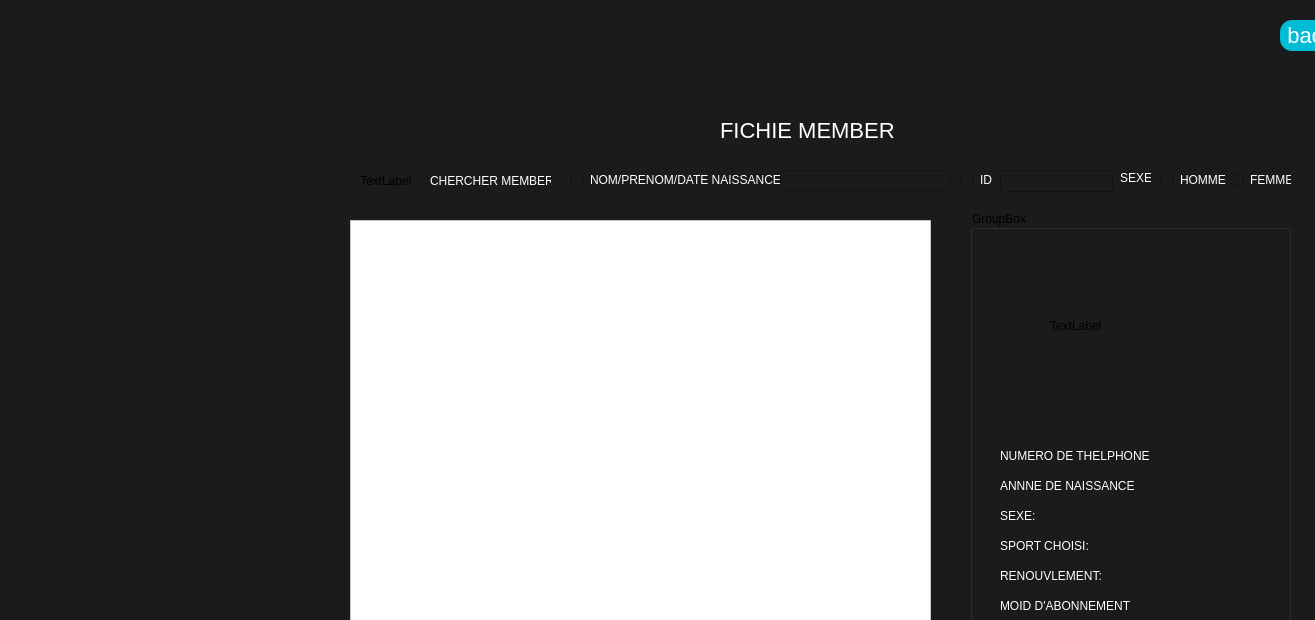
<?xml version="1.0" encoding="UTF-8"?>
<ui version="4.0">
 <class>FichierMem</class>
 <widget class="QDialog" name="FichierMem">
  <property name="geometry">
   <rect>
    <x>0</x>
    <y>0</y>
    <width>1315</width>
    <height>620</height>
   </rect>
  </property>
  <property name="windowTitle">
   <string>Dialog</string>
  </property>
  <property name="styleSheet">
   <string notr="true">background-color:#1b1a1c;</string>
  </property>
  <widget class="QLabel" name="label">
   <property name="geometry">
    <rect>
     <x>720</x>
     <y>110</y>
     <width>251</width>
     <height>41</height>
    </rect>
   </property>
   <property name="styleSheet">
    <string notr="true">color:#fff;
font-size:22px;</string>
   </property>
   <property name="text">
    <string>FICHIE MEMBER</string>
   </property>
  </widget>
  <widget class="QLabel" name="label_2">
   <property name="geometry">
    <rect>
     <x>360</x>
     <y>160</y>
     <width>51</width>
     <height>41</height>
    </rect>
   </property>
   <property name="text">
    <string>TextLabel</string>
   </property>
  </widget>
  <widget class="QLabel" name="label_3">
   <property name="geometry">
    <rect>
     <x>430</x>
     <y>170</y>
     <width>121</width>
     <height>21</height>
    </rect>
   </property>
   <property name="styleSheet">
    <string notr="true">color:#fff;</string>
   </property>
   <property name="text">
    <string>CHERCHER MEMBERE</string>
   </property>
  </widget>
  <widget class="QRadioButton" name="radioButton">
   <property name="geometry">
    <rect>
     <x>570</x>
     <y>170</y>
     <width>221</width>
     <height>20</height>
    </rect>
   </property>
   <property name="styleSheet">
    <string notr="true">color:#fff;</string>
   </property>
   <property name="text">
    <string>NOM/PRENOM/DATE NAISSANCE</string>
   </property>
  </widget>
  <widget class="QLineEdit" name="lineEdit">
   <property name="geometry">
    <rect>
     <x>780</x>
     <y>170</y>
     <width>171</width>
     <height>21</height>
    </rect>
   </property>
  </widget>
  <widget class="QRadioButton" name="radioButton_2">
   <property name="geometry">
    <rect>
     <x>960</x>
     <y>170</y>
     <width>89</width>
     <height>20</height>
    </rect>
   </property>
   <property name="styleSheet">
    <string notr="true">color:#fff;</string>
   </property>
   <property name="text">
    <string>ID</string>
   </property>
  </widget>
  <widget class="QLineEdit" name="lineEdit_2">
   <property name="geometry">
    <rect>
     <x>1000</x>
     <y>170</y>
     <width>113</width>
     <height>22</height>
    </rect>
   </property>
  </widget>
  <widget class="QLabel" name="label_4">
   <property name="geometry">
    <rect>
     <x>1120</x>
     <y>170</y>
     <width>31</width>
     <height>16</height>
    </rect>
   </property>
   <property name="styleSheet">
    <string notr="true">color:#fff;</string>
   </property>
   <property name="text">
    <string>SEXE:</string>
   </property>
  </widget>
  <widget class="QRadioButton" name="radioButton_3">
   <property name="geometry">
    <rect>
     <x>1160</x>
     <y>170</y>
     <width>89</width>
     <height>20</height>
    </rect>
   </property>
   <property name="styleSheet">
    <string notr="true">color:#fff;</string>
   </property>
   <property name="text">
    <string>HOMME</string>
   </property>
  </widget>
  <widget class="QRadioButton" name="radioButton_4">
   <property name="geometry">
    <rect>
     <x>1230</x>
     <y>170</y>
     <width>61</width>
     <height>20</height>
    </rect>
   </property>
   <property name="styleSheet">
    <string notr="true">color:#fff;</string>
   </property>
   <property name="text">
    <string>FEMME</string>
   </property>
  </widget>
  <widget class="QGroupBox" name="groupBox">
   <property name="geometry">
    <rect>
     <x>970</x>
     <y>210</y>
     <width>321</width>
     <height>471</height>
    </rect>
   </property>
   <property name="title">
    <string>GroupBox</string>
   </property>
   <widget class="QLabel" name="label_5">
    <property name="geometry">
     <rect>
      <x>80</x>
      <y>30</y>
      <width>181</width>
      <height>171</height>
     </rect>
    </property>
    <property name="text">
     <string>TextLabel</string>
    </property>
   </widget>
   <widget class="QLabel" name="label_6">
    <property name="geometry">
     <rect>
      <x>30</x>
      <y>230</y>
      <width>161</width>
      <height>31</height>
     </rect>
    </property>
    <property name="styleSheet">
     <string notr="true">color:#fff;</string>
    </property>
    <property name="text">
     <string>NUMERO DE THELPHONE</string>
    </property>
   </widget>
   <widget class="QLabel" name="label_7">
    <property name="geometry">
     <rect>
      <x>30</x>
      <y>260</y>
      <width>161</width>
      <height>31</height>
     </rect>
    </property>
    <property name="styleSheet">
     <string notr="true">color:#fff;</string>
    </property>
    <property name="text">
     <string>ANNNE DE NAISSANCE</string>
    </property>
   </widget>
   <widget class="QLabel" name="label_8">
    <property name="geometry">
     <rect>
      <x>30</x>
      <y>290</y>
      <width>161</width>
      <height>31</height>
     </rect>
    </property>
    <property name="styleSheet">
     <string notr="true">color:#fff;</string>
    </property>
    <property name="text">
     <string>SEXE:</string>
    </property>
   </widget>
   <widget class="QLabel" name="label_9">
    <property name="geometry">
     <rect>
      <x>30</x>
      <y>320</y>
      <width>161</width>
      <height>31</height>
     </rect>
    </property>
    <property name="styleSheet">
     <string notr="true">color:#fff;</string>
    </property>
    <property name="text">
     <string>SPORT CHOISI:</string>
    </property>
   </widget>
   <widget class="QLabel" name="label_10">
    <property name="geometry">
     <rect>
      <x>30</x>
      <y>350</y>
      <width>161</width>
      <height>31</height>
     </rect>
    </property>
    <property name="styleSheet">
     <string notr="true">color:#fff;</string>
    </property>
    <property name="text">
     <string>RENOUVLEMENT:</string>
    </property>
   </widget>
   <widget class="QLabel" name="label_11">
    <property name="geometry">
     <rect>
      <x>30</x>
      <y>380</y>
      <width>161</width>
      <height>31</height>
     </rect>
    </property>
    <property name="styleSheet">
     <string notr="true">color:#fff;</string>
    </property>
    <property name="text">
     <string>MOID D'ABONNEMENT</string>
    </property>
   </widget>
   <widget class="QLabel" name="label_12">
    <property name="geometry">
     <rect>
      <x>30</x>
      <y>410</y>
      <width>161</width>
      <height>31</height>
     </rect>
    </property>
    <property name="styleSheet">
     <string notr="true">color:#fff;</string>
    </property>
    <property name="text">
     <string>TOTAL PAIMENET :</string>
    </property>
   </widget>
  </widget>
  <widget class="QTableView" name="tableView">
   <property name="geometry">
    <rect>
     <x>350</x>
     <y>220</y>
     <width>581</width>
     <height>461</height>
    </rect>
   </property>
   <property name="styleSheet">
    <string notr="true">background-color:#fff;</string>
   </property>
  </widget>
  <widget class="QPushButton" name="pushButton_2">
   <property name="geometry">
    <rect>
     <x>1280</x>
     <y>20</y>
     <width>61</width>
     <height>31</height>
    </rect>
   </property>
   <property name="styleSheet">
    <string notr="true">background-color:#00bcd4;
color:#fff;
border-radius:12px;
font-size:22px;</string>
   </property>
   <property name="text">
    <string>back</string>
   </property>
  </widget>
 </widget>
 <resources/>
 <connections/>
</ui>
